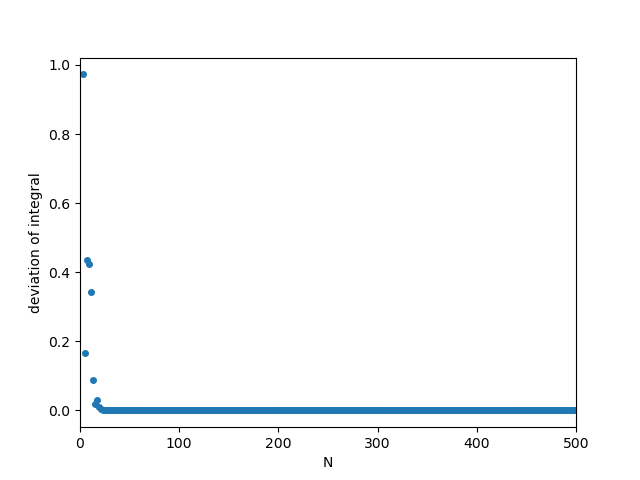

This chart was generated by the following Python code:
# python 3.8.13
# question2.py

# Created on Oct 29 14:10:03 2022
# version: 1.0
# @author: yinchaoyang
# --- utf-8 ---

# Compute the integration with Simpson's rule 
# using Equal spacing grids: r[i]=r0 * [e^(i-1)h - 1]; i = 1, ..., N (try different N)

import math
import numpy as np
import matplotlib.pyplot as plt

# Constants
Z = 14
n = 3
a = 0  # the lower limit of the integral
b = 40 # the upper limit of the integral
r0 = 5e-4

def R_3s(r):
    rho = 2 * Z * r / n
    return  1 / (9 * np.sqrt(3)) * (6 - 6 * rho + rho**2) * Z**(3 / 2) * np.exp(- rho / 2)

def f(r):
    return (R_3s(r) * r)**2

def SimpsonRule(a, b, N):
    h = math.log((b - a) / r0 + 1) / (N - 1)
    r = np.zeros(N + 1)
    t = np.zeros(N + 1)
    for i in range(1, N + 1):
        t[i] = (i - 1) * h
        r[i] = r0 * (np.exp(t[i]) - 1)
    integral = sum((r[2:N + 1] - r[1:N]) / (2 * 3) * (f(r[1:N]) + \
        f(r[2:N + 1]) + 4 * f((r[2:N + 1] + r[1:N]) / 2)))

    return integral

if __name__ == '__main__':
    hs = []
    integrals = []
    numOfPoints = []
    for numOfPoint in range(3, 1000, 2):
        numOfPoints.append(numOfPoint)
        hs.append(math.log((b - a) / r0 + 1) / (numOfPoint - 1))
        integral = SimpsonRule(a, b, numOfPoint)
        integrals.append(integral)
    
    # Find the minimum of numOfPoints that makes the deviation smaller than EPSILON
    # between the calculated integral and the real one.
    EPSILON = 1e-6
    for index in range(len(integrals)):
        if abs(integrals[index] - 1) < EPSILON:
            break
    print("the minimum of numOfPoints that makes the deviation smaller than %f\n"
        "between the calculated integral and the real one is %d\n" % (EPSILON, numOfPoints[index]))
    print("the corresponding integral is", integrals[index])

    # plot the deviation between the calculated integral and the real one 
    # with the different parameter h
    integrals = np.array(integrals)
    plt.plot(numOfPoints, abs(integrals - 1), 'o', markersize=4)
    plt.xlabel("N")
    plt.ylabel("deviation of integral")
    plt.xlim(0, 500)
    plt.show()
